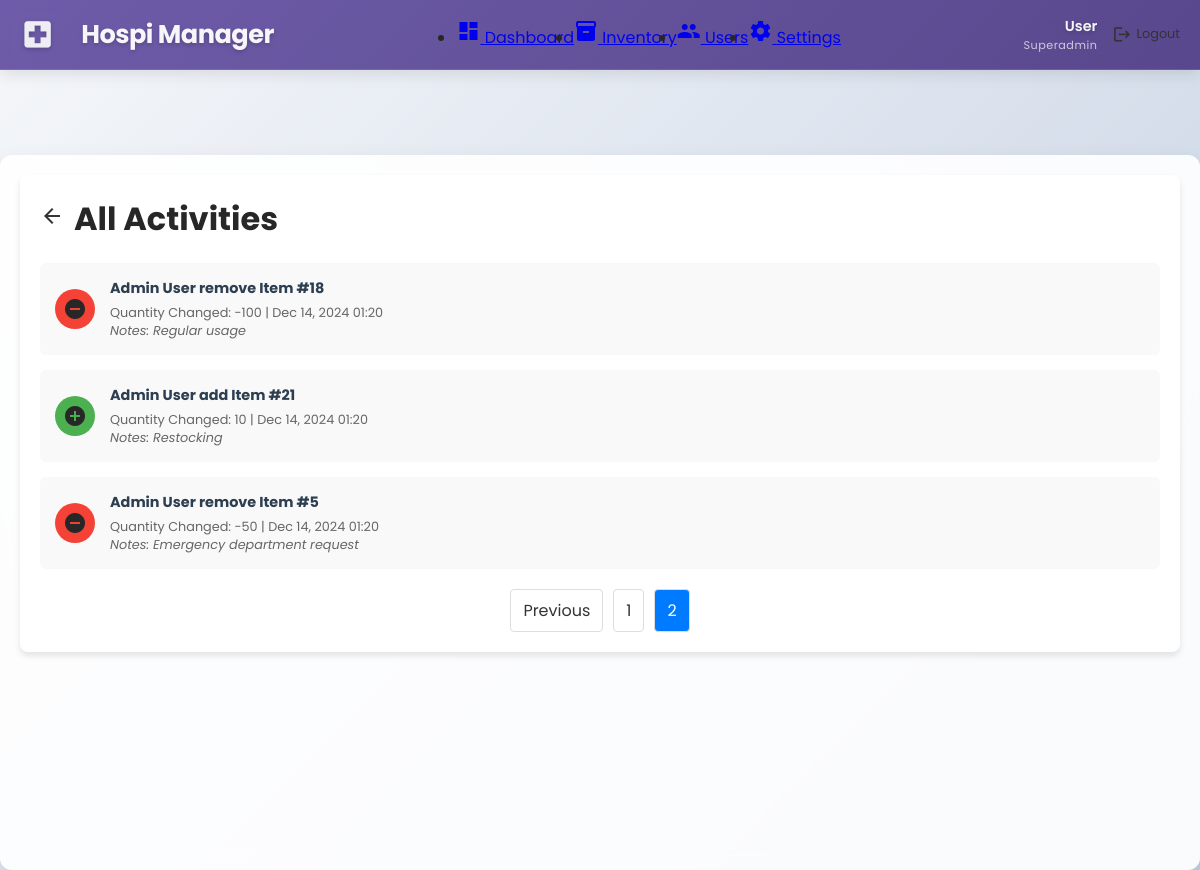
/view/admin/activities.php?page=2 (signed in), run on the app's committed database.
### tables this page shows
CREATE TABLE `activity_log` (
  `log_id` int(11) NOT NULL,
  `user_id` int(11) NOT NULL,
  `action` varchar(20) NOT NULL,
  `item_id` int(11) NOT NULL,
  `quantity_changed` int(11) NOT NULL,
  `notes` text DEFAULT NULL,
  `timestamp` timestamp NOT NULL DEFAULT current_timestamp()
);

CREATE TABLE `users` (
  `user_id` int(11) NOT NULL,
  `first_name` varchar(50) NOT NULL,
  `last_name` varchar(50) NOT NULL,
  `email` varchar(100) NOT NULL,
  `password` varchar(255) NOT NULL,
  `role` enum('admin','superadmin','staff') NOT NULL,
  `created_at` timestamp NOT NULL DEFAULT current_timestamp(),
  `last_login` datetime DEFAULT NULL
);

### view/admin/activities.php (the view, shortened to what this page needs)
<?php
require_once BASE_PATH . '/functions/dashboard_functions.php';
$userRole = $_SESSION['role'];
$fullName = $_SESSION['full_name'] ?? 'User';
$page = isset($_GET['page']) ? (int)$_GET['page'] : 1;
$activitiesPerPage = 20;
$offset = ($page - 1) * $activitiesPerPage;
$query = "SELECT al.*, u.first_name, u.last_name
          FROM activity_log al
          JOIN users u ON al.user_id = u.user_id
          ORDER BY al.timestamp DESC
          LIMIT ? OFFSET ?";
$stmt = $conn->prepare($query);
$stmt->bind_param("ii", $activitiesPerPage, $offset);
$stmt->execute();
$result = $stmt->get_result();
$activities = $result->fetch_all(MYSQLI_ASSOC);
$countQuery = "SELECT COUNT(*) as total FROM activity_log";
$countStmt = $conn->prepare($countQuery);
$countStmt->execute();
$totalActivities = $countStmt->get_result()->fetch_assoc()['total'];
$totalPages = ceil($totalActivities / $activitiesPerPage);
function getActivityIcon($action) {
    switch ($action) {
        case 'add':
            return ['icon' => 'add_circle', 'color' => '#4CAF50'];
        case 'remove':
            return ['icon' => 'remove_circle', 'color' => '#F44336'];
    }
}
?>
<!DOCTYPE html>
<html lang="en">
<head>
    <link rel="stylesheet" href="../../assets/css/dashboard.css">
</head>
<body>
    <div class="dashboard-container">
        <nav class="top-nav">
            <div class="nav-brand">
                <span class="material-icons">local_hospital</span>
                <span class="brand-name">Hospi Manager</span>
            </div>
            <ul class="nav-menu">
                <li>
                    <a href="dashboard.php">
                        <span class="material-icons">dashboard</span>
                        <span>Dashboard</span>
                    </a>
                </li>
                <li>
                    <a href="inventory.php">
                        <span class="material-icons">inventory</span>
                        <span>Inventory</span>
                    </a>
                </li>
                <?php if ($userRole === 'superadmin'): ?>
                <li>
                    <a href="users.php">
                        <span class="material-icons">people</span>
                        <span>Users</span>
                    </a>
                </li>
                <?php endif; ?>
                <li>
                    <a href="settings.php">
                        <span class="material-icons">settings</span>
                        <span>Settings</span>
                    </a>
                </li>
            </ul>
            <div class="nav-profile">
                <div class="user-info">
                    <span class="user-name"><?= htmlspecialchars($fullName) ?></span>
                    <span class="user-role"><?= ucfirst(htmlspecialchars($userRole)) ?></span>
                </div>
                <a href="../../actions/logout.php" class="logout-btn" onclick="return confirm('Are you sure you want to logout?')">
                    <span class="material-icons">logout</span>
                    <span>Logout</span>
                </a>
            </div>
        </nav>
        <main class="main-content">
            <div class="activities-container">
                <div class="activities-header">
                    <div class="activities-header-content">
                        <a href="dashboard.php" class="back-button">
                            <span class="material-icons">arrow_back</span>
                        </a>
                        <h1>All Activities</h1>
                    </div>
                </div>
                <div class="activities-list">
                    <?php foreach ($activities as $activity):
                        $activityDetails = getActivityIcon($activity['action']);
                    ?>
                    <div class="activity-item">
                        <div class="activity-icon" style="background-color: <?= $activityDetails['color'] ?>;">
                            <span class="material-icons"><?= $activityDetails['icon'] ?></span>
                        </div>
                        <div class="activity-details">
                            <h3>
                                <?= htmlspecialchars($activity['first_name'] . ' ' . $activity['last_name']) ?>
                                <?= htmlspecialchars($activity['action']) ?>
                                Item #<?= htmlspecialchars($activity['item_id']) ?>
                            </h3>
                            <p>
                                Quantity Changed: <?= htmlspecialchars($activity['quantity_changed']) ?>
                                | <?= date('M j, Y H:i', strtotime($activity['timestamp'])) ?>
                            </p>
                            <?php if (!empty($activity['notes'])): ?>
                            <p><em>Notes: <?= htmlspecialchars($activity['notes']) ?></em></p>
                            <?php endif; ?>
                        </div>
                    </div>
                    <?php endforeach; ?>
                </div>
                <div class="pagination">
                    <?php if ($page > 1): ?>
                        <a href="?page=<?= $page - 1 ?>">Previous</a>
                    <?php endif; ?>
                    <?php for ($i = 1; $i <= $totalPages; $i++): ?>
                        <?php if ($i == $page): ?>
                            <span class="current"><?= $i ?></span>
                        <?php else: ?>
                            <a href="?page=<?= $i ?>"><?= $i ?></a>
                        <?php endif; ?>
                    <?php endfor; ?>
                </div>
            </div>
        </main>
    </div>
</body>
</html>

### assets/css/dashboard.css (style rules this page uses)
:root { --primary-color: rgb(161, 142, 224); --primary-light: rgba(161, 142, 224, 0.1); --primary-dark: rgb(131, 112, 194); --success-color: rgb(72, 187, 120); --warning-color: rgb(246, 173, 85); --danger-color: rgb(245, 101, 101); --text-dark: rgb(39, 39, 39); --text-light: rgb(107, 114, 128); --white: #ffffff; --background: rgb(249, 250, 251); --nav-height: 4rem; }
* { margin: 0; padding: 0; box-sizing: border-box; font-family: 'Poppins', sans-serif; }
body, html { margin: 0; padding: 0; width: 100%; height: 100%; font-family: 'Poppins', sans-serif; background: linear-gradient(135deg, #f5f7fa 0%, #c3cfe2 100%); background-attachment: fixed; overflow-x: hidden; }
body { color: var(--text-dark); min-height: 100vh; padding-top: 70px; }
.dashboard-container { display: flex; min-height: 100vh; padding-top: 65px; width: 100%; }
.main-content { flex-grow: 1; margin-top: 20px; padding: 20px; max-width: 1200px; width: 100%; margin-left: auto; margin-right: auto; background: rgba(255, 255, 255, 0.9); border-radius: 12px; box-shadow: 0 10px 25px rgba(0, 0, 0, 0.1); backdrop-filter: blur(10px); }
.top-nav { position: fixed; margin-top: 0px; top: 0; left: 0; right: 0; display: flex; justify-content: space-between; align-items: center; height: 70px; background: linear-gradient(135deg, rgba(95, 75, 160, 0.9) 0%, rgba(75, 55, 130, 0.9) 100%); box-shadow: 0 4px 15px rgba(0, 0, 0, 0.1); z-index: 1000; padding: 0 40px; backdrop-filter: blur(10px); border-bottom: 1px solid rgba(255, 255, 255, 0.1); }
.top-nav { display: flex; justify-content: space-between; align-items: center; padding: 10px 20px; }
.nav-brand { display: flex; align-items: center; gap: 1rem; }
.nav-brand .material-icons { color: rgba(255, 255, 255, 0.9); font-size: 2.2rem; margin-right: 10px; text-shadow: 0 2px 4px rgba(0, 0, 0, 0.2); }
.nav-brand .brand-name { color: rgba(255, 255, 255, 0.95); font-size: 1.6rem; font-weight: 700; letter-spacing: -0.5px; text-shadow: 0 2px 4px rgba(0, 0, 0, 0.2); }
.nav-menu { display: flex; align-items: center; }
.nav-profile { display: flex; align-items: center; gap: 15px; }
.user-info { display: flex; flex-direction: column; align-items: flex-end; }
.user-name { font-weight: 600; font-size: 0.9rem; color: rgba(255, 255, 255, 0.95); text-shadow: 0 2px 4px rgba(0, 0, 0, 0.2); }
.user-role { font-size: 0.7rem; color: rgba(255, 255, 255, 0.7); letter-spacing: 0.5px; text-transform: capitalize; }
.logout-btn { display: flex; align-items: center; gap: 5px; text-decoration: none; color: #333; font-size: 0.8rem; }
.logout-btn .material-icons { font-size: 1.2rem; }
.activity-item, .quick-action-card { background: #f9f9fc; border-radius: 10px; padding: 15px; display: flex; align-items: center; transition: all 0.3s ease; }
.activity-icon, .quick-action-icon { width: 45px; height: 45px; border-radius: 50%; display: flex; align-items: center; justify-content: center; margin-right: 15px; }
.activity-details, .quick-action-details { flex-grow: 1; }
.activity-details h3, .quick-action-details h3 { font-size: 0.9rem; color: #2c3e50; margin-bottom: 5px; }
.activity-details p, .quick-action-details p { font-size: 0.8rem; color: #7f8c8d; }

### view/admin/activities.php (style rules this page uses)
.activities-container { background-color: #fff; border-radius: 8px; padding: 20px; box-shadow: 0 4px 6px rgba(0, 0, 0, 0.1); }
.activities-header { display: flex; justify-content: space-between; align-items: center; margin-bottom: 20px; }
.activities-header-content { display: flex; align-items: center; }
.activities-list { display: flex; flex-direction: column; gap: 15px; }
.activity-item { display: flex; align-items: center; background-color: #f9f9f9; padding: 15px; border-radius: 6px; transition: background-color 0.3s ease; }
.activity-icon { width: 40px; height: 40px; border-radius: 50%; display: flex; justify-content: center; align-items: center; margin-right: 15px; }
.activity-details { flex-grow: 1; }
.activity-details h3 { margin: 0 0 5px 0; font-size: 0.9rem; }
.activity-details p { margin: 0; color: #666; font-size: 0.8rem; }
.pagination { display: flex; justify-content: center; margin-top: 20px; gap: 10px; }
.pagination a, .pagination span { padding: 8px 12px; border: 1px solid #ddd; border-radius: 4px; text-decoration: none; color: #333; }
.pagination .current { background-color: #007bff; color: white; }
.back-button { margin-right: 10px; text-decoration: none; color: #333; }

### data on the page
activity_log: user.last_name "Admin User", action "remove", item "18", quantity_changed "-100", timestamp "Dec 14, 2024 01:20", notes "Regular usage"
activity_log: user.last_name "Admin User", action "add", item "21", quantity_changed "10", timestamp "Dec 14, 2024 01:20", notes "Restocking"
activity_log: user.last_name "Admin User", action "remove", item "5", quantity_changed "-50", timestamp "Dec 14, 2024 01:20", notes "Emergency department request"

### other printed values
$fullName "User"
$userRole "Superadmin"
